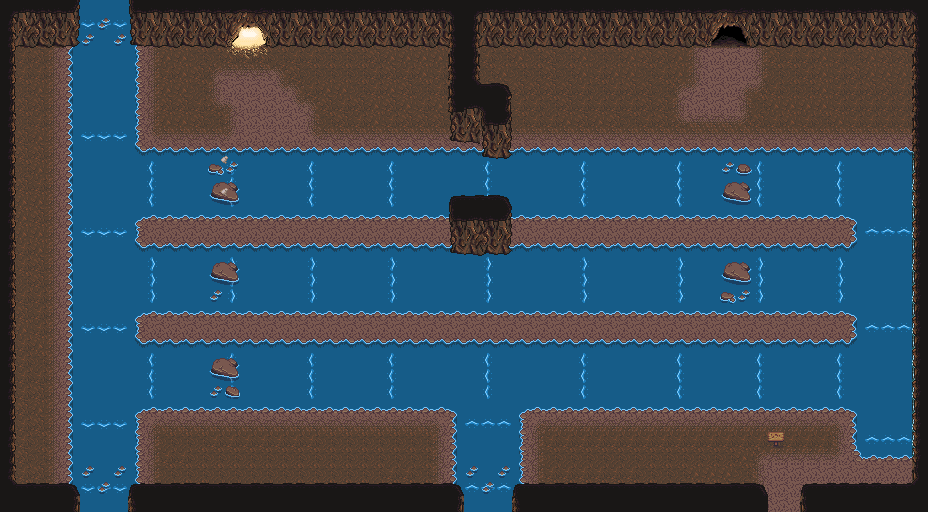

A level layout from a 2D game, rendered from its tile map. Below: a short description, then the map file with tile-grid data replaced by summaries:
An orthogonal 58x32 tile map with 16x16 px tiles, 7 tile layers (Tile Layer 1, horizontalVectorLayer, objectLayer, blockingRocks, ...), 5 tilesets and 60 objects (rightRow3Rocks, rightRow2Rocks, leftRow1Rocks, leftRow2Rocks, leftRow3Rocks, ...).

<map version="1.8" tiledversion="1.8.5" orientation="orthogonal" renderorder="right-down" width="58" height="32" tilewidth="16" tileheight="16" infinite="0" nextlayerid="11" nextobjectid="103">
 <tileset firstgid="1" source="cave2.tsx" />
 <tileset firstgid="337" source="cave.tsx" />
 <tileset firstgid="1337" source="objects.tsx" />
 <tileset firstgid="1997" source="overworld.tsx" />
 <tileset firstgid="3437" source="caveTilesWithGradient.tsx" />
 <layer id="1" name="Tile Layer 1" width="58" height="32">
  <data>[1856 cells, 1856 non-empty, 25 distinct tile ids]</data>
 </layer>
 <layer id="3" name="horizontalVectorLayer" width="58" height="32">
  <data>[1856 cells, 132 non-empty, 2 distinct tile ids]</data>
 </layer>
 <objectgroup id="5" name="collisionLayer">
  <object id="6" x="82.3333" y="459">
   <polyline points="-9.33333,4.66667 13.3333,4.33333 23.6667,20.3333 34,6.33333 54,5.33333 54,7.33333" />
  </object>
  <object id="8" x="1" y="-1" width="12" height="515" />
  <object id="9" x="1" y="485" width="78" height="25" />
  <object id="10" x="130" y="484" width="333" height="29" />
  <object id="11" x="2" y="0" width="77" height="47" />
  <object id="12" x="129" y="1" width="99" height="44" />
  <object id="13" x="272" y="0" width="176" height="47" />
  <object id="14" x="447" y="2" width="33" height="139" />
  <object id="16" x="479" y="101" width="35" height="59" />
  <object id="17" x="477" y="2" width="229" height="44" />
  <object id="18" x="752" y="0" width="175" height="45" />
  <object id="19" x="912" y="0" width="15" height="513" />
  <object id="20" x="802" y="482" width="127" height="29" />
  <object id="21" x="515" y="483" width="253" height="29" />
  <object id="22" x="449" y="216" width="64" height="39" />
  <object id="23" name="rightRow3Rocks" x="722" y="161" width="31" height="45" />
  <object id="24" name="rightRow2Rocks" x="721" y="260" width="34" height="46" />
  <object id="25" name="leftRow1Rocks" x="211" y="355" width="30" height="48" />
  <object id="26" name="leftRow2Rocks" x="207" y="255" width="36" height="51" />
  <object id="27" name="leftRow3Rocks" x="209" y="160" width="33" height="49" />
  <object id="28" name="goldenEntrance" x="214" y="45.3333">
   <polyline points="0,0 11.3333,0 12,-29.3333 58.6667,-29.3333 58,2 78,2" />
  </object>
  <object id="29" name="normalEntrance" x="703.333" y="46.6667">
   <polyline points="0,0 0.666667,-30 50.6667,-29.3333 50,1.33333 66,1.33333" />
  </object>
  <object id="30" name="sign" x="768.667" y="433.333" width="15.3333" height="13.3333" />
  <object id="31" x="1007.33" y="236.667" height="0.666667">
   <ellipse />
  </object>
  <object id="33" name="torchPlatform" x="12" y="41" width="60" height="450" />
 </objectgroup>
 <layer id="9" name="objectLayer" width="58" height="32">
  <data>[1856 cells, 1 non-empty, 1 distinct tile ids]</data>
 </layer>
 <layer id="6" name="blockingRocks" width="58" height="32">
  <data>[1856 cells, 11 non-empty, 2 distinct tile ids]</data>
 </layer>
 <layer id="7" name="moveableRocks" width="58" height="32">
  <data>[1856 cells, 35 non-empty, 9 distinct tile ids]</data>
 </layer>
 <objectgroup id="10" name="vectorCollisionLayer">
  <object id="68" x="80" y="128" width="48" height="16.6667" />
  <object id="69" x="146" y="160" width="14.6667" height="48.6667" />
  <object id="70" x="80.6667" y="223.333" width="48" height="17.3333" />
  <object id="71" x="144" y="256" width="16" height="48.6667" />
  <object id="72" x="81.3333" y="320.667" width="45.3333" height="16.6667" />
  <object id="73" x="144" y="352.667" width="16.6667" height="47.3333" />
  <object id="74" x="81.3333" y="416.667" width="46" height="14.6667" />
  <object id="75" x="224" y="160.667" width="18" height="50.6667" />
  <object id="76" x="224.667" y="255.333" width="17.3333" height="50" />
  <object id="77" x="224" y="352.667" width="17.3333" height="50.6667" />
  <object id="78" x="304.667" y="160.667" width="15.3333" height="48" />
  <object id="79" x="304" y="256.667" width="16" height="48" />
  <object id="80" x="304" y="352.667" width="16.6667" height="46.6667" />
  <object id="81" x="384.667" y="160" width="16" height="48" />
  <object id="82" x="384.667" y="256" width="15.3333" height="48.6667" />
  <object id="83" x="382.667" y="351.333" width="18" height="50" />
  <object id="84" x="480" y="160" width="17.3333" height="48.6667" />
  <object id="85" x="480.667" y="255.333" width="14.6667" height="48.6667" />
  <object id="86" x="480.667" y="354" width="16" height="46.6667" />
  <object id="87" x="464.667" y="417.333" width="47.3333" height="15.3333" />
  <object id="88" x="576" y="160" width="15.3333" height="48" />
  <object id="89" x="672.667" y="159.333" width="14.6667" height="48" />
  <object id="90" x="754" y="161.333" width="13.3333" height="46.6667" />
  <object id="91" x="832.667" y="160" width="14.6667" height="48.6667" />
  <object id="92" x="866" y="225.333" width="46" height="16" />
  <object id="93" x="866.667" y="320.667" width="44" height="16" />
  <object id="94" x="864.667" y="431.333" width="46" height="16" />
  <object id="95" x="832.667" y="352.667" width="14.6667" height="48.6667" />
  <object id="96" x="834" y="256.667" width="14" height="47.3333" />
  <object id="97" x="751.333" y="258" width="16.6667" height="46" />
  <object id="98" x="751.333" y="352.667" width="17.3333" height="47.3333" />
  <object id="99" x="671.333" y="352" width="18" height="49.3333" />
  <object id="100" x="671.333" y="255.333" width="17.3333" height="50" />
  <object id="101" x="576.667" y="256.667" width="14.6667" height="48" />
  <object id="102" x="576" y="352" width="16.6667" height="49.3333" />
 </objectgroup>
 <layer id="8" name="disappearCloud" width="58" height="32">
  <data>[1856 cells, 8 non-empty, 4 distinct tile ids]</data>
 </layer>
 <layer id="2" name="walls" width="58" height="32">
  <data>[1856 cells, 364 non-empty, 57 distinct tile ids]</data>
 </layer>
</map>
